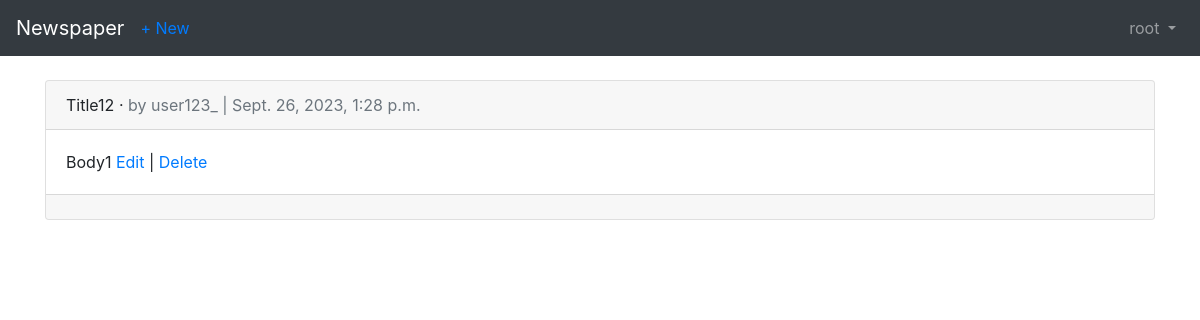
/articles/ (signed in), run on an earlier commit of the app's database.
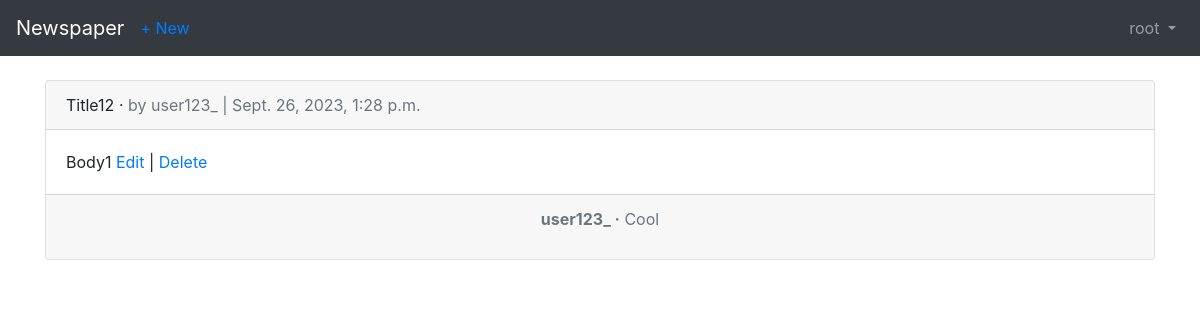
And on a later commit of the database.
### users/models.py (models this page shows)
class CustomUser(AbstractUser):
    age = models.PositiveIntegerField(default=0)

### articles/models.py (models this page shows, shortened)
class Article(models.Model):
    title = models.CharField(max_length=255)
    body = models.TextField()
    date = models.DateTimeField(auto_now_add=True)
    author = models.ForeignKey(settings.AUTH_USER_MODEL, on_delete=models.CASCADE,)

class Comment(models.Model):
    article = models.ForeignKey(Article, on_delete=models.CASCADE, related_name='comments')
    comment = models.CharField(max_length=140)
    author = models.ForeignKey(
        settings.AUTH_USER_MODEL,
        on_delete=models.CASCADE
    )
    def __str__(self):
        return self.comment

### articles/views.py (the view)
# urls.py: path('', views.ArticleListView.as_view(), name="article_list"),
class ArticleListView(LoginRequiredMixin, ListView):
    model = models.Article
    template_name = 'article_list.html'
    login_url = 'login'

### templates/article_list.html (shortened to what this page needs)
{% extends 'base.html' %}
{% block content %}
{% for article in object_list %}
<div class="card">
    <div class="card-header">
        <span class="font-wight-bold">{{ article.title }}</span> &middot;
        <span class="text-muted">by {{ article.author }} | {{ article.date }}</span>
    </div>
    <div class="card-body">
        {{ article.body }}
        <a href="{% url 'article_edit' article.pk %}">Edit</a> |
        <a href="{% url 'article_delete' article.pk %}">Delete</a>
    </div>
    <div class="card-footer text-center text-muted">
        {% for comment in article.comments.all %}
        <p>
            <span class="font-weight-bold">{{ comment.author }} &middot</span>
            {{ comment }}
        </p>
        {% endfor %}
    </div>
</div>
{% endfor %}
{% endblock content %}

### templates/base.html (shortened to what this page needs)
<!DOCTYPE html>
<html>
    <head>
        <link rel="stylesheet" href="https://maxcdn.bootstrapcdn.com/bootstrap/4.0.0/css/bootstrap.min.css"
/>
    </head>
    <body>
        <nav class="navbar navbar-expand-md navbar-dark bg-dark mb-4">
            <a class="navbar-brand" href="{% url 'home' %}">Newspaper</a>
            <div class="collapse navbar-collapse" id="navbarCollapse">
                {% if user.is_authenticated %}
                    <ul class="navbar-nav mr-auto">
                        <li class="nav-item"><a href="{% url 'article_new' %}">+ New</a></li>
                    </ul>
                    <ul class="navbar-nav ml-auto">
                        <li class="nav-item">
                            <a class="nav-link dropdown-toggle" href="#" id="userMenu" data-toggle="dropdown" aria-haspopup="true" aria-expanded="false">
                                {{ user.username }}
                            </a>
                        </li>
                    </ul>
                {% else %}
                    <form class="form-inline ml-auto">
                        <a href="{% url 'login' %}" class="btn btn-outline-secondary">Log in</a>
                        <a href="{% url 'signup' %}" class="btn btn-primary ml-2">Sign up</a>
                    </form>
                {% endif %}
            </div>
        </nav>
        <div class="container">
            {% block content %}
            {% endblock %}
        </div>
    </body>
</html>

What changed in the data, as far as the page shows it:
added Comment: author "user123_", comment "Cool"
